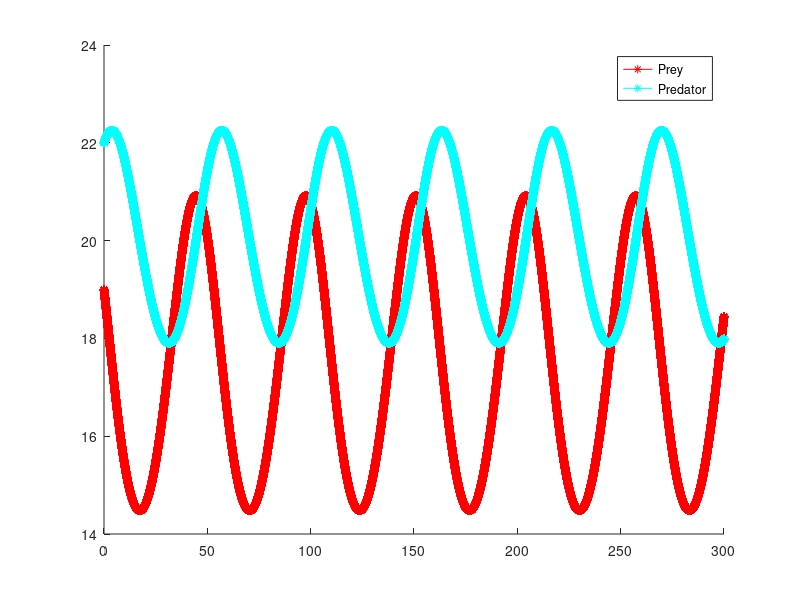

Write the MATLAB code that produced this figure.
clear
%% 5 NMDE
t0 = 0; 
T = 300;

%% Timesteps:
h = 0.001;
N = (T-t0)/h;

%% Value of parameters:
alpha=0.2;
beta=0.01;
gamma=0.004;
delta=0.07;

%% Functions:
f = @(x, y)  x*(alpha-(beta*y));
g = @(x, y)  y*((gamma*x)-delta);

%%  computing Runge Kutta method:
xin(1)=19;
yin(1)=22;

for n = 1:N

    K1x = f(xin(n), yin(n));
    K1y = g(xin(n), yin(n));
    K2x = f(xin(n) + h*K1x/2, yin(n) + h*K1y/2);
    K2y = g(xin(n) + h*K1x/2, yin(n) + h*K1y/2);
    K3x = f(xin(n) + h*K2x/2, yin(n) + h*K2y/2);
    K3y = g(xin(n) + h*K2x/2, yin(n) + h*K2y/2);
    K4x = f(xin(n) + h*K3x, yin(n) + h*K3y);
    K4y = g(xin(n) + h*K3x, yin(n) + h*K3y);

    xin(n+1) = xin(n) + h*(K1x + 2*K2x + 2*K3x + K4x)/6;
    yin(n+1) = yin(n) + h*(K1y + 2*K2y + 2*K3y + K4y)/6;

end

%% Plotting the value:
tt= t0:h:T;

 figure(1)
 hold on
 plot(tt,xin,'*r-')
 plot(tt,yin,'*c-')
 legend('Prey', 'Predator')
 hold off 
